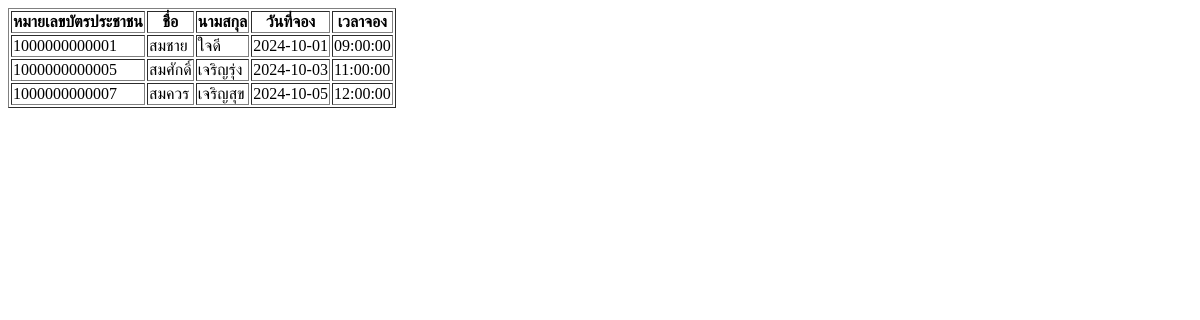
/webpage2_1.php, run on an earlier commit of the app's database.
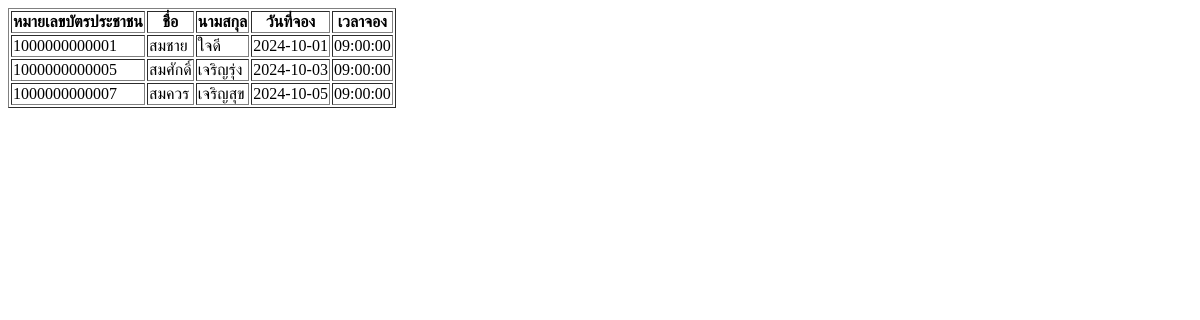
And on a later commit of the database.
### tables this page shows
CREATE TABLE Reservation (
    reservation_id INT AUTO_INCREMENT NOT NULL,
    reserve_date DATE NOT NULL,
    reserve_time TIME NOT NULL,
    queue_no INT NOT NULL,
    checklist_id INT NOT NULL,
    national_id VARCHAR(13) NOT NULL,
    duration_id VARCHAR(2) NOT NULL,

    PRIMARY KEY (reservation_id),
    Foreign Key (checklist_id) REFERENCES Checklist(checklist_id),
    Foreign Key (national_id) REFERENCES Users(national_id),
    Foreign key (duration_id) REFERENCES Post_Duration(Duration_id)
);

CREATE TABLE Users (
    national_id VARCHAR(13) NOT NULL,
    firstname VARCHAR(50) NOT NULL,
    lastname VARCHAR(50) NOT NULL,
    Email VARCHAR(50),
    phone_num VARCHAR(10), 
    birthdate DATE,
    user_role TINYINT(1),
    user_cate_id TINYINT(1) NOT NULL,
    passwd VARCHAR(100),

    PRIMARY KEY (national_id),
    FOREIGN KEY (user_cate_id) REFERENCES User_category(user_cate_id)
);

### webpage2_1.php (the view)
<?php include "connect.php" ?>
<html>
<head><meta charset="utf-8"></head>
<body>
    <?php
        $stmt = $pdo->prepare("SELECT Users.national_id, Users.firstname, Users.lastname, Reservation.reserve_date, Reservation.reserve_time
FROM Reservation
JOIN Users ON Reservation.national_id = Users.national_id
WHERE MONTH(Reservation.reserve_date) = '10'
AND Users.user_cate_id = 0;");
        $stmt->execute();
        echo "<table border='1'>";
        echo "<tr>";
        echo "<th>หมายเลขบัตรประชาชน</th>";
        echo "<th>ชื่อ</th>";
        echo "<th>นามสกุล</th>";
        echo "<th>วันที่จอง</th>";
        echo "<th>เวลาจอง</th>";
        echo "</tr>";
        while ($row = $stmt->fetch()) {
            echo "<tr>";
            echo "<td>" . $row["national_id"] . "</td>";
            echo "<td>" . $row["firstname"] . "</td>";
            echo "<td>" . $row["lastname"] . "</td>";
            echo "<td>" . $row["reserve_date"] . "</td>";
            echo "<td>" . $row["reserve_time"] . "</td>";
            echo "</tr>";
        }
        echo "</table>";
    ?>
</body>
</html>

What changed in the data, as far as the page shows it:
changed reservation "สมศักดิ์": reserve_time "11:00:00" → "09:00:00"
changed reservation "สมควร": reserve_time "12:00:00" → "09:00:00"
